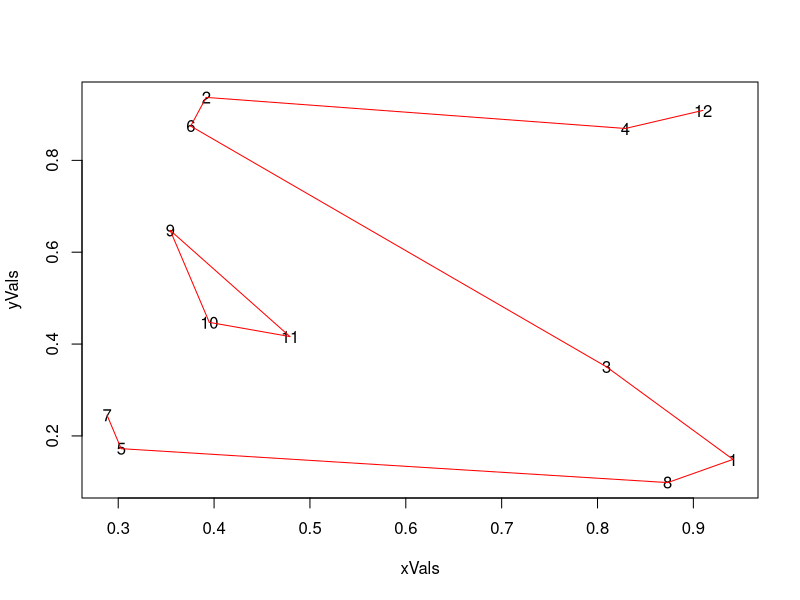

This figure's R source:

#finds next shortest legal connection to add to path observing:
#1. don't close loop early
#2. don't visit same node twice

#for stability
#set.seed(10)

#find the distance between two points given x and y vals
find_dist <- function(x1, y1, x2, y2){
  sqrt((x1 - x2)**2 + (y1 - y2)**2)
}

#recursively find all dists between all points
calc_dists <- function(g){
  g <- g - 1
  for(i in 1:(g)){
    newVal <- find_dist(xVals[i], yVals[i], xVals[g + 1], yVals[g + 1])
    nodeDists <<- c(nodeDists, newVal)
  }
  if(g > 1){
    calc_dists(g)
  }
}

#determine which connection was referenced by setting global conn1 and conn2
get_conn <- function(a){
  conn1 <<- k
  for(i in 1:k){
    if(a <= (k - i)){
      conn2 <<- a
      break
    }else{
      conn1 <<- (conn1 - 1)
      a <- (a - k + i)
    }
  }
}

#check for short loop
check_loop <- function(funCon1, funCon2){
  #if end found then okay to use connection
  if((sum(funCon1 == connects) == 1) | (sum(funCon2 == connects) == 1)){
    print("allowed")
    print(funCon1)
    print(funCon2)
    print(conn1)
    print(conn2)
    print(connects)
    return(TRUE)
  }

  #set newPos to next node in one direction along already connected lines
  pos1 <- which(loopList[length(loopList)] %in% connects[c(TRUE, FALSE)])
  pos2 <- which(loopList[length(loopList)] %in% connects[c(FALSE, TRUE)])
  newPos <- c(connects[c(FALSE, TRUE)][pos1], connects[c(TRUE, FALSE)][pos2])
  newPos <- newPos[newPos != funCon1]
  
  
  #if loop closes
  if(sum(newPos %in% loopList)){
    print("loop would have closed")
    print(conn1)
    print(conn2)
    print(newPos)
    print(funCon1)
    print(funCon2)
    print(loopList)
    print(connects)
    return(FALSE)
  }
  
  #if string goes on, keep checking
  loopList <<- c(loopList, newPos)
  check_loop(funCon2, newPos)
}

#no. points
k <- 12

#gen points
xVals <- runif(k, 0, 1)
yVals <- runif(k, 0, 1)

#set globals
nodeDists <<- c()
loopList <<- c()
conn1 <<- 0
conn2 <<- 0
connects <<- c()

calc_dists(k)

#print statement
nodeDists

distOrd <- order(nodeDists)


#main strategy
for(i in distOrd){
  #set global conn1 and conn2 and add to list
  get_conn(i)
  #add conn1 and conn2 to connects (they may be removed later)
  connects <<- c(connects, conn1, conn2)
  
  #check whether connects still legit
  #--no repeating value more than once
  if(sum(conn1 == connects) == 3 | sum(conn2 == connects) == 3){
    connects <<- connects[1:(length(connects) - 2)]
    next
  }
  #--no short loop
  loopList <<- c(conn1, conn2)
  if(!check_loop(conn1, conn2)){
    #pop dirty connects
    connects <<- connects[1:(length(connects) - 2)]
    next
  }
}

leftovers <- c()

for(i in 1:k){
  if(sum(i == connects) == 1){
    leftovers <- c(leftovers, i)
  }
}

plot(xVals, yVals, type = "n")
text(xVals, yVals, labels = (1:k))
for(i in seq(by = 2, length.out = (k * 2))){
  lines(xVals[connects[i:(i + 1)]], yVals[connects[i:(i + 1)]], col = "red")
}
lines(xVals[leftovers[1:2]], yVals[leftovers[1:2]], col = "red")







